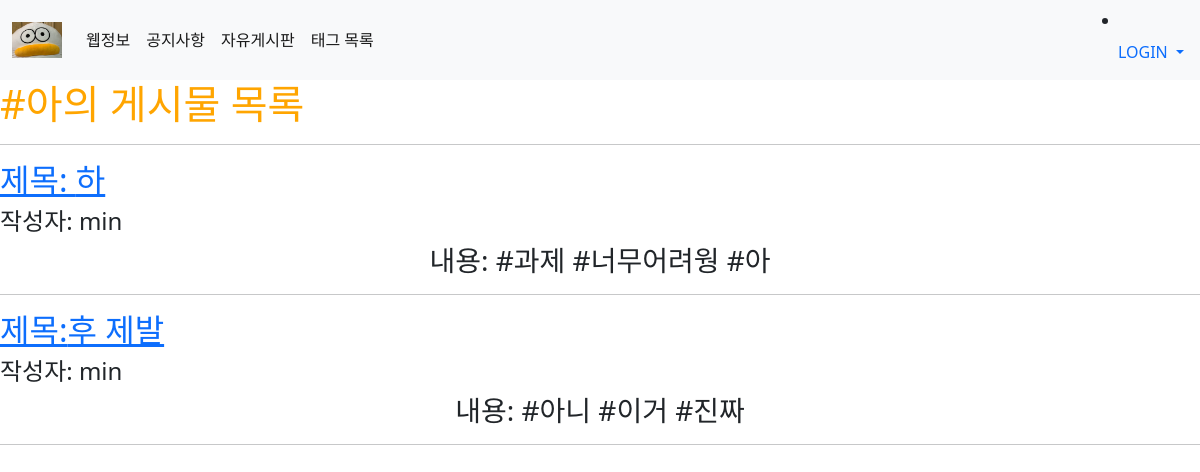
Page /tag/11 on the committed database.
### main/models.py (models this page shows, shortened)
class Tag(models.Model):
    name = models.CharField(max_length = 20, null = False, blank = False)

class Post(models.Model):
    title = models.CharField(max_length = 200)
    writer = models.ForeignKey(User, on_delete = models.CASCADE)
    pub_date = models.DateTimeField()
    hamster = models.CharField(null=True, max_length = 500)
    weather = models.CharField(null=True, max_length = 50)
    image = models.ImageField(upload_to = 'post/', blank=True, null=True)
    body = models.TextField()
    tags = models.ManyToManyField(Tag, related_name = 'posts', blank = True)

class Comment(models.Model):
    content = models.TextField()
    pub_date = models.DateTimeField()
    writer = models.ForeignKey(User, on_delete = models.CASCADE, blank = False, null = False)
    post = models.ForeignKey(Post, on_delete = models.CASCADE, blank = False, null = False)
    tags = models.ManyToManyField(Tag, related_name='comments', blank = True)

### main/views.py (the view)
# urls.py: path('tag/<int:tag_id>', tag_posts, name="tag_posts"),
def tag_posts(request, tag_id):
    tag = get_object_or_404(Tag, id = tag_id)
    posts = tag.posts.all()
    comments = tag.comments.all()
    return render(request, 'main/tag_posts.html', {
        'tag':tag,
        'posts':posts,
        'comments':comments,
    })

### main/templates/main/tag_posts.html
{% extends 'base.html' %}
{% load static %}
{% block content %}
<h1>#{{tag.name}}의 게시물 목록</h1>
<hr>
{% for post in posts %}
    <h2><a href="{% url 'main:detail' post.id %}">제목: {{post.title}}</a></h2>
    <h4>작성자: {{post.writer}}</h4>
    <h3>내용: {{post.body}}</h3>
    <hr>
{% endfor %}
{% for comment in comments %}
    <h2><a href="{% url 'main:detail' comment.post.id %}">제목:{{comment.post.title}}</a></h2>
    <h4>작성자: {{comment.post.writer}}</h4>
    <h3>내용: {{comment.post.body}}</h3>
    <hr>
{% endfor %}
{% endblock %}

### min_project/static/css/project.css (style rules this page uses)
h1 { color:orange; font-weight: bold; }
h3 { text-align : center; }

### rows in the picture
Tag: name "아"
Post: title "하", writer "min", body "#과제 #너무어려웡 #아"
Comment: post "후 제발", post.writer "min", post.body "#아니 #이거 #진짜"
